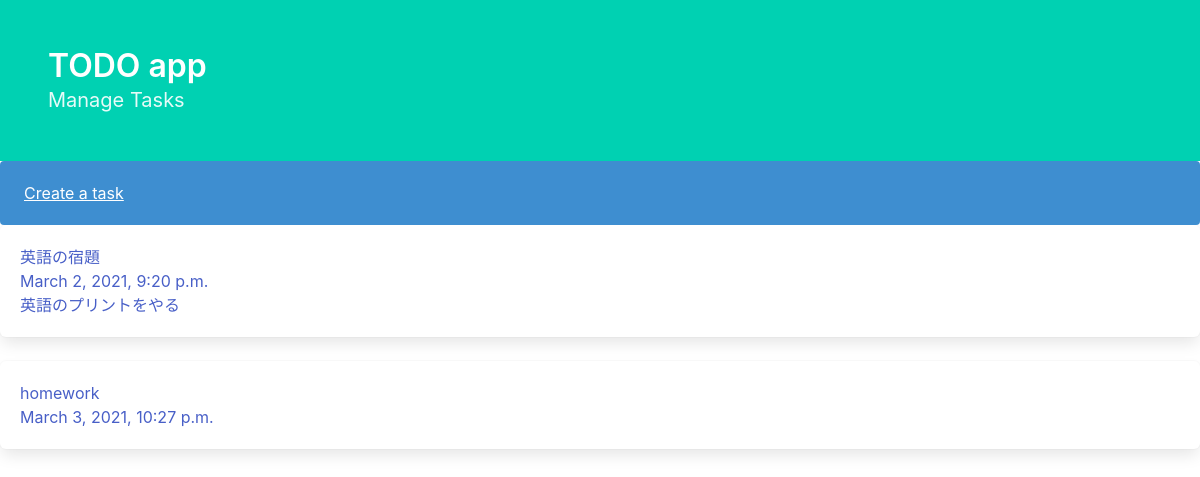
Page /todo/index on the earlier database version.
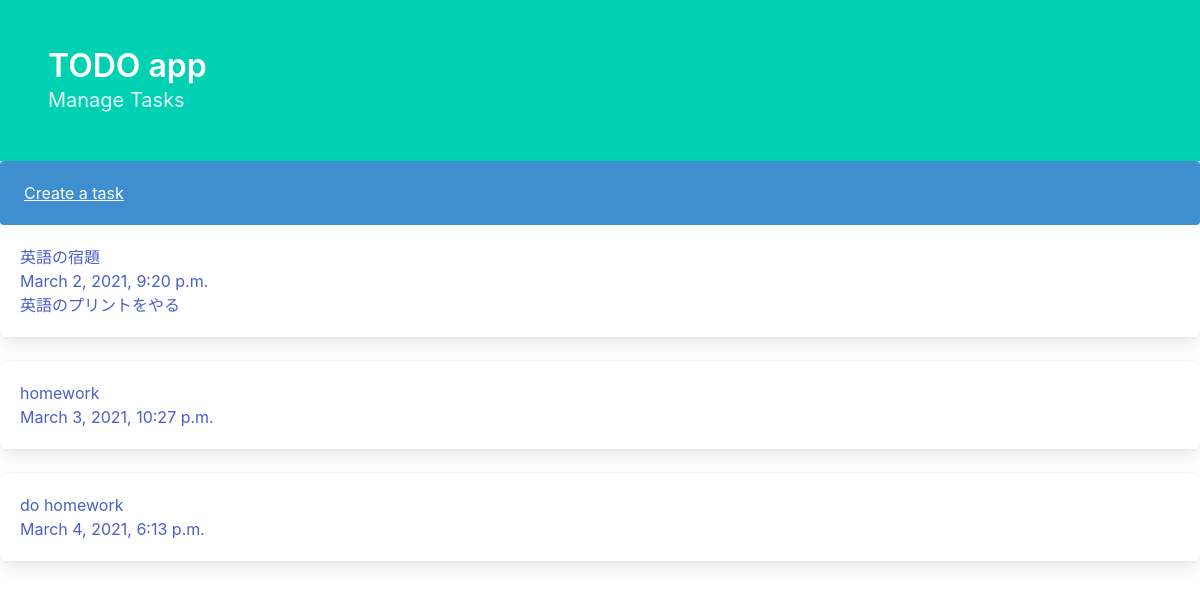
Same page on the later database version.
### todo/models.py (models this page shows, shortened)
class Task(models.Model):
    title = models.CharField(max_length=20)
    text = models.CharField(max_length=50)
    created_date = models.DateTimeField(default=timezone.now)
    limit_date = models.DateTimeField()

### todo/views.py (the view)
# urls.py: path("index", views.index, name="index"),
def index(request):
    return render(request, "todo/index.html", {"tasks": Task.objects.all()})

### todo/templates/todo/index.html
{% load static %}
<!DOCTYPE html>
<html lang="en">
<head>
    {% include "todo/meta.html" with title="TODO app" only %}
</head>
<body>
    {% include "todo/header.html" with title="TODO app" subtitle="Manage Tasks" only %}
    <section class="create_button">
            <div class="notification is-info">
                <a href="{% url 'todo:create' %}">Create a task</a>
            </div>
    </section>
    <section class="main">
        {% for task in tasks %}
        <div class="block">
            <div class="box">
                <a href="{% url 'todo:read' task.id %}">
                    <h1>{{ task.title }}</h1>
                    <h4>{{ task.created_date }}</h4>
                    <p>{{ task.text }}</p>
                </a>
            </div>
        </div>
        {% endfor %}
    </section>
</body>
</html>

### todo/templates/todo/meta.html (shortened to what this page needs)
{% load static %}
<link rel="stylesheet" href="https://cdn.jsdelivr.net/npm/bulma@0.9.1/css/bulma.min.css">

### todo/templates/todo/header.html
{% load static %}
<section class="hero is-primary">
    <div class="hero-body">
        <p class="title">
            {{ title }}
        </p>
        <p class="subtitle">
            {{ subtitle }}
        </p>
    </div>
</section>

Differences in the rows shown:
added Task: title "do homework", created_date "March 4, 2021, 6:13 p.m."
